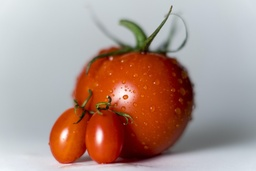
#> input picture EdgeDetection/t4.jpg, 256 x 171 px, shrunk from 1000 x 667 before the run
$ python EdgeDetection.py
#> lines starting #> are read from the running program, lines starting #| are printed output that depends on the picture


# student: Melad Alsaleh
# ID :120170346

from matplotlib.image import imread
import matplotlib.pyplot as plt
import numpy as np
np.set_printoptions(threshold=np.inf)

image = 't4.jpg' # original image path which the filter will be applied on
input_img = imread(image) # the array representation of the input image
#> input_img is the input picture: shape (171, 256, 3); mean R, G, B 173.6, 148, 139.8
[nx, ny, nz] = np.shape(input_img)  # nx: height, ny: width, nz: colors (RGB)
#> nx = 171; ny = 256; nz = 3


r_img, g_img, b_img = input_img[:, :, 0], input_img[:, :, 1], input_img[:, :, 2] # Extracting each one of the RGB components
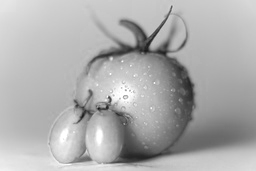
#> r_img: shape (171, 256); min 24, max 255, mean 173.6
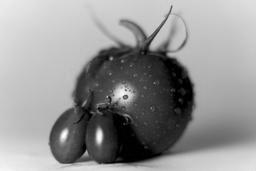
#> g_img: shape (171, 256); min 0, max 253, mean 148
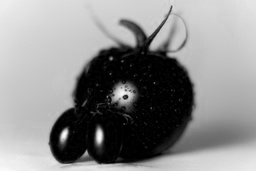
#> b_img: shape (171, 256); min 0, max 251, mean 139.8

def cnvrt_color_to_gray():
    # operation will use weights and parameters to convert the color image to grayscale
    gamma = 1.400  # a parameter
    r_const, g_const, b_const = 0.2126, 0.7152, 0.0722  # weights for the RGB components respectively
    grayscale_img = r_const * r_img ** gamma + g_const * g_img ** gamma + b_const * b_img ** gamma
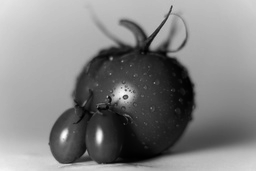
#> grayscale_img: shape (171, 256) float64; min 20.35, max 2317.6, mean 1213; drawn with min black and max white
    return grayscale_img

def sobel_filter(grayscale_img):
    # define the matrices associated with the Sobel filter
    Gx = np.array([[1.0, 0.0, -1.0], [2.0, 0.0, -2.0], [1.0, 0.0, -1.0]])
    Gy = np.array([[1.0, 2.0, 1.0], [0.0, 0.0, 0.0], [-1.0, -2.0, -1.0]])
    [rows, columns] = np.shape(grayscale_img) # the shape of the input grayscale image
#> rows = 171; columns = 256
    sobel_filtered_img = np.zeros(shape=(rows, columns))  # initialization of the output image array -> all elements are 0

    for i in range(rows - 2):
        for j in range(columns - 2):
            gx = np.sum(np.multiply(Gx, grayscale_image[i:i + 3, j:j + 3]))  # x direction
            gy = np.sum(np.multiply(Gy, grayscale_image[i:i + 3, j:j + 3]))  # y direction
            sobel_filtered_img[i + 1, j + 1] = np.sqrt(gx ** 2 + gy ** 2)  # calculate the "hypotenuse"
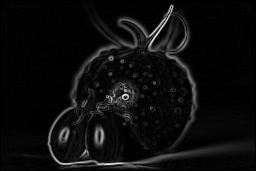
#> sobel_filtered_img: shape (171, 256) float64; min 0, max 6152.5, mean 313.8; drawn with min black and max white
    return sobel_filtered_img


grayscale_image = cnvrt_color_to_gray()
sobel_filtered_image = sobel_filter(grayscale_image)

print('Original image:')
print(input_img)
#> (printed output is left out)
print('\n\n')
print('Filtered image:')
print(sobel_filtered_image)

# Display the original image and the Sobel filtered image
fig = plt.figure(figsize=(10, 8))
ax1, ax2 = fig.add_subplot(121), fig.add_subplot(122)
ax1.imshow(input_img)
ax2.imshow(sobel_filtered_image, cmap=plt.get_cmap('gray'))

plt.imsave('sobel_filtered_image.png', sobel_filtered_image, cmap=plt.get_cmap('gray'))

$ run again, with EdgeDetection/t3.jpg copied over EdgeDetection/t4.jpg
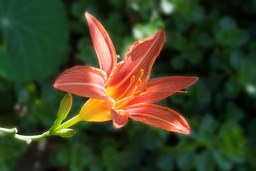
#> input picture EdgeDetection/t3.jpg, 256 x 171 px, shrunk from 750 x 500 before the run
#> input_img is the input picture: shape (171, 256, 3); mean R, G, B 64.8, 66, 37.1
#> in cnvrt_color_to_gray, `grayscale_img = r_const * r_img ** gamma + g_const * g_img ** gamma + ..`:
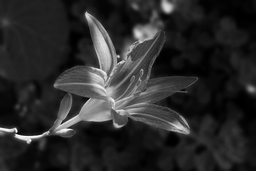
#> grayscale_img: shape (171, 256) float64; min 0.715, max 2316.9, mean 387.6; drawn with min black and max white
#> after the loop in sobel_filter, `for i in range(rows - 2):`:
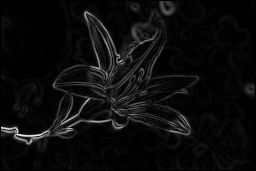
#> sobel_filtered_img: shape (171, 256) float64; min 0, max 8995.4, mean 439.3; drawn with min black and max white
#> (printed output is left out)

$ run again, with EdgeDetection/t6.jpg copied over EdgeDetection/t4.jpg
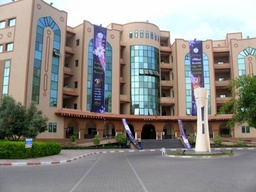
#> input picture EdgeDetection/t6.jpg, 256 x 192 px, shrunk from 877 x 657 before the run
#> input_img is the input picture: shape (192, 256, 3); mean R, G, B 141.1, 138.8, 133.8
#> in cnvrt_color_to_gray, `grayscale_img = r_const * r_img ** gamma + g_const * g_img ** gamma + ..`:
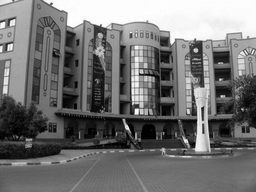
#> grayscale_img: shape (192, 256) float64; min 0, max 2339.7, mean 1061.9; drawn with min black and max white
#> after the loop in sobel_filter, `for i in range(rows - 2):`:
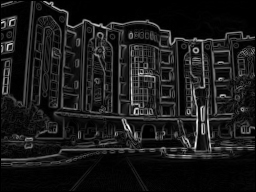
#> sobel_filtered_img: shape (192, 256) float64; min 0, max 8767.5, mean 899.4; drawn with min black and max white
#> (printed output is left out)
